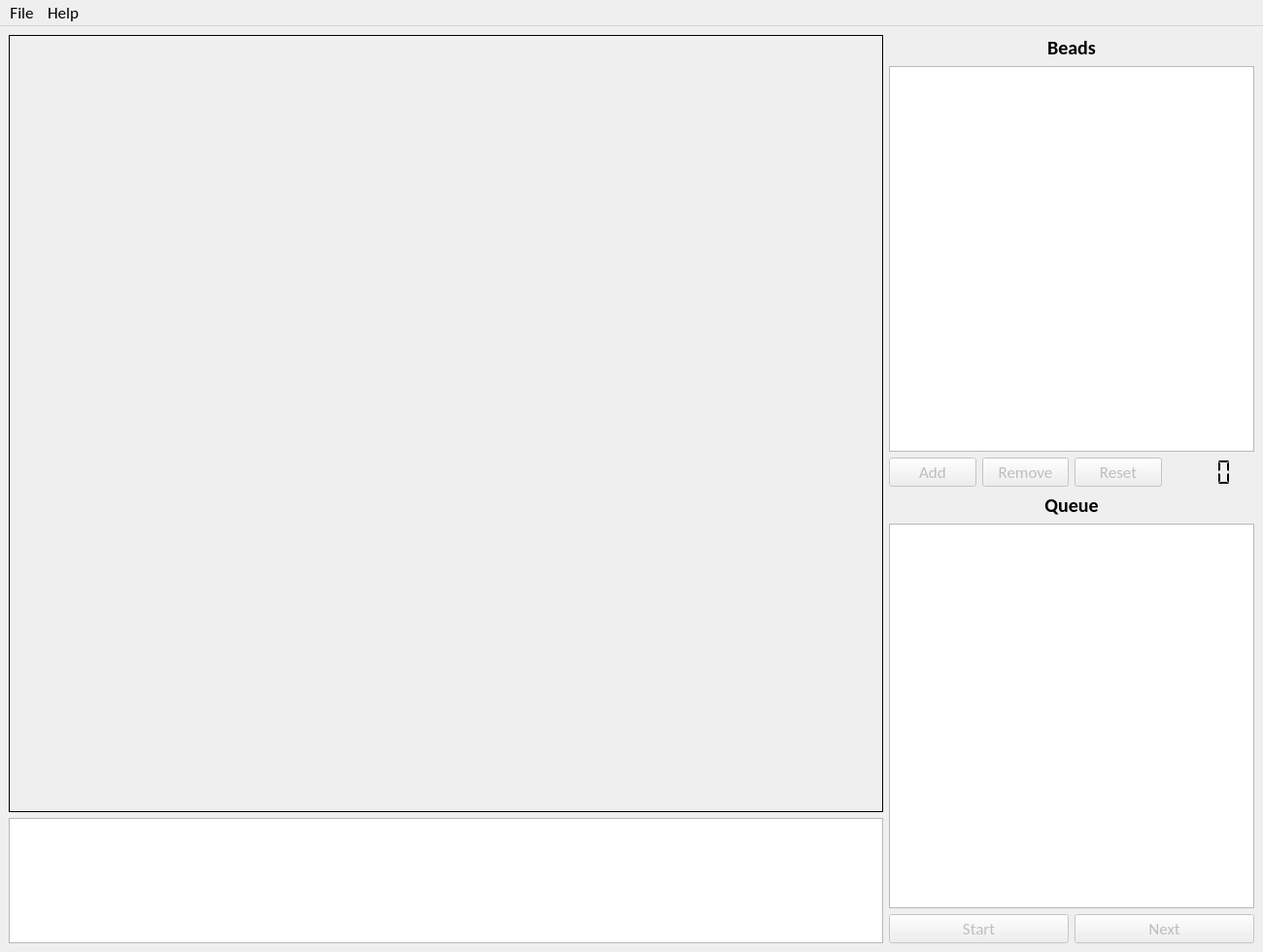
<?xml version="1.0" encoding="UTF-8"?>
<ui version="4.0">
 <class>MainWindow</class>
 <widget class="QMainWindow" name="MainWindow">
  <property name="geometry">
   <rect>
    <x>0</x>
    <y>0</y>
    <width>1300</width>
    <height>980</height>
   </rect>
  </property>
  <property name="minimumSize">
   <size>
    <width>1300</width>
    <height>980</height>
   </size>
  </property>
  <property name="maximumSize">
   <size>
    <width>1300</width>
    <height>980</height>
   </size>
  </property>
  <property name="windowTitle">
   <string>Fluorescent Bead Analyzer</string>
  </property>
  <property name="windowIcon">
   <iconset>
    <normaloff>../icon.ico</normaloff>../icon.ico</iconset>
  </property>
  <property name="styleSheet">
   <string notr="true">font-family: Calibri;
font-size: 17px;</string>
  </property>
  <widget class="QWidget" name="centralwidget">
   <layout class="QFormLayout" name="formLayout">
    <item row="0" column="0">
     <layout class="QGridLayout" name="Left">
      <item row="0" column="0">
       <widget class="QLabel" name="frame">
        <property name="sizePolicy">
         <sizepolicy hsizetype="Fixed" vsizetype="Fixed">
          <horstretch>0</horstretch>
          <verstretch>0</verstretch>
         </sizepolicy>
        </property>
        <property name="minimumSize">
         <size>
          <width>900</width>
          <height>800</height>
         </size>
        </property>
        <property name="maximumSize">
         <size>
          <width>900</width>
          <height>800</height>
         </size>
        </property>
        <property name="mouseTracking">
         <bool>true</bool>
        </property>
        <property name="autoFillBackground">
         <bool>false</bool>
        </property>
        <property name="frameShape">
         <enum>QFrame::Box</enum>
        </property>
        <property name="text">
         <string/>
        </property>
        <property name="scaledContents">
         <bool>false</bool>
        </property>
       </widget>
      </item>
      <item row="1" column="0">
       <widget class="QListWidget" name="console"/>
      </item>
     </layout>
    </item>
    <item row="0" column="1">
     <layout class="QGridLayout" name="Right">
      <item row="4" column="0" colspan="4">
       <widget class="QListWidget" name="threadView"/>
      </item>
      <item row="1" column="0" colspan="4">
       <widget class="QListWidget" name="bboxes"/>
      </item>
      <item row="5" column="0" colspan="2">
       <widget class="QPushButton" name="start">
        <property name="enabled">
         <bool>false</bool>
        </property>
        <property name="text">
         <string>Start</string>
        </property>
       </widget>
      </item>
      <item row="5" column="2" colspan="2">
       <widget class="QPushButton" name="next">
        <property name="enabled">
         <bool>false</bool>
        </property>
        <property name="text">
         <string>Next</string>
        </property>
       </widget>
      </item>
      <item row="3" column="0" colspan="4">
       <widget class="QLabel" name="label_2">
        <property name="font">
         <font>
          <family>Calibri</family>
          <pointsize>-1</pointsize>
          <weight>75</weight>
          <bold>true</bold>
         </font>
        </property>
        <property name="styleSheet">
         <string notr="true">font-family: Calibri;
font-size: 20px;</string>
        </property>
        <property name="text">
         <string>Queue</string>
        </property>
        <property name="alignment">
         <set>Qt::AlignCenter</set>
        </property>
       </widget>
      </item>
      <item row="0" column="0" colspan="4">
       <widget class="QLabel" name="label">
        <property name="font">
         <font>
          <family>Calibri</family>
          <pointsize>-1</pointsize>
          <weight>75</weight>
          <bold>true</bold>
         </font>
        </property>
        <property name="styleSheet">
         <string notr="true">font-family: Calibri;
font-size: 20px;
</string>
        </property>
        <property name="text">
         <string>Beads</string>
        </property>
        <property name="scaledContents">
         <bool>false</bool>
        </property>
        <property name="alignment">
         <set>Qt::AlignCenter</set>
        </property>
       </widget>
      </item>
      <item row="2" column="0">
       <widget class="QPushButton" name="add">
        <property name="enabled">
         <bool>false</bool>
        </property>
        <property name="text">
         <string>Add</string>
        </property>
       </widget>
      </item>
      <item row="2" column="1">
       <widget class="QPushButton" name="remove">
        <property name="enabled">
         <bool>false</bool>
        </property>
        <property name="text">
         <string>Remove</string>
        </property>
       </widget>
      </item>
      <item row="2" column="2">
       <widget class="QPushButton" name="reset">
        <property name="enabled">
         <bool>false</bool>
        </property>
        <property name="font">
         <font>
          <family>Calibri</family>
          <pointsize>-1</pointsize>
         </font>
        </property>
        <property name="text">
         <string>Reset</string>
        </property>
       </widget>
      </item>
      <item row="2" column="3">
       <widget class="QLCDNumber" name="beadCount">
        <property name="frameShape">
         <enum>QFrame::NoFrame</enum>
        </property>
        <property name="frameShadow">
         <enum>QFrame::Raised</enum>
        </property>
        <property name="smallDecimalPoint">
         <bool>false</bool>
        </property>
        <property name="digitCount">
         <number>3</number>
        </property>
        <property name="mode">
         <enum>QLCDNumber::Dec</enum>
        </property>
        <property name="segmentStyle">
         <enum>QLCDNumber::Flat</enum>
        </property>
        <property name="intValue" stdset="0">
         <number>0</number>
        </property>
       </widget>
      </item>
     </layout>
    </item>
   </layout>
  </widget>
  <widget class="QMenuBar" name="menubar">
   <property name="geometry">
    <rect>
     <x>0</x>
     <y>0</y>
     <width>1300</width>
     <height>27</height>
    </rect>
   </property>
   <widget class="QMenu" name="menuFile">
    <property name="title">
     <string>File</string>
    </property>
    <addaction name="newAnalysis"/>
   </widget>
   <widget class="QMenu" name="menuHelp">
    <property name="title">
     <string>Help</string>
    </property>
    <addaction name="actionAbout"/>
   </widget>
   <addaction name="menuFile"/>
   <addaction name="menuHelp"/>
  </widget>
  <action name="newAnalysis">
   <property name="text">
    <string>New</string>
   </property>
  </action>
  <action name="actionNext">
   <property name="text">
    <string>Next</string>
   </property>
  </action>
  <action name="actionAbout">
   <property name="text">
    <string>About</string>
   </property>
  </action>
 </widget>
 <resources/>
 <connections/>
</ui>
